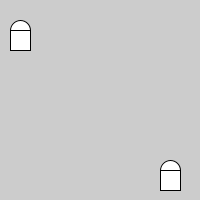
Frame 1 (no input)
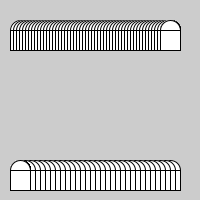
Frame 60 (the mouse pressed at the canvas centre just before this capture)
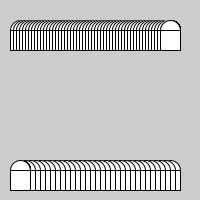
Frame 120 (the mouse held since frame 60 and released just before this capture)

The Processing sketch that drew these frames (run headless with seeded random() and noise(); from frame 60 on, the mouse is pressed at the canvas centre):

// Processing sketch: sketch_251030d
// ── sketch_251030d.pde
class Shape {
  int x;
  int y;
  int dX;

  void drawShape() {
    ellipse(x, y, 20, 20);
    rectMode(CENTER);
    rect(x, y+10, 20, 20);
  }

  void move(int speed, int end) {
    if (x < end) {
      x = x + speed;
    } else if (x > end) {
      x = x - speed;
    }
  }
}

// New Shapes
Shape shape1;
Shape shape2;

void setup() {
  size(200, 200);

  // Shape 1
  shape1 = new Shape();
  shape1.x = 20;
  shape1.y = 30;
  shape1.dX = 3;

  // Shape 2

  shape2 = new Shape();
  shape2.x = 170;
  shape2.y = 170;
  shape2.dX = 5;
}

void draw () {
  shape1.drawShape();
  shape2.drawShape();
  shape1.move(shape1.dX, 170);
  shape2.move(shape2.dX, 20);
}
